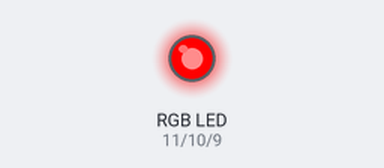
Bench run of a sketch on a simulated Arduino Uno, built with avr-gcc and run on an emulated ATmega328P. On the bench: an RGB LED mixed from three pins (HIGH = lit).

Above: at 0.05 s.
At 1.2 s:
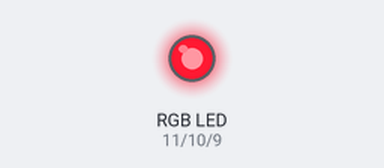
Timing chart, 0 to 3.0 s (numbered marks = the images above):
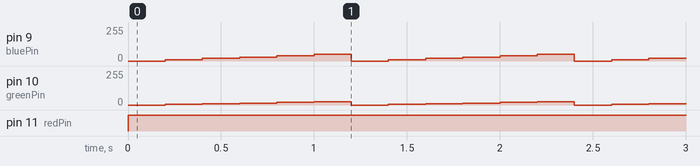

Measured:
- by itself, pin 9 (bluePin): repeats every 1.2 s: 20/255 0.20 s, 30/255 0.20 s, 40/255 0.20 s, 50/255 0.20 s, 0/255 0.20 s, 10/255 0.20 s
- by itself, pin 10 (greenPin): repeats every 1.2 s: 10/255 0.20 s, 15/255 0.20 s, 20/255 0.20 s, 25/255 0.20 s, 0/255 0.20 s, 5/255 0.20 s
- by itself, pin 11 (redPin): LOW → HIGH at 0.00 s

The sketch:

kresna_rgb_led.ino
```cpp
int redPin = 11;
int greenPin = 10;
int bluePin = 9;
//uncomment this line if using a Common Anode LED //#define COMMON_ANODE
void setup()
{
  pinMode(redPin, OUTPUT);
  pinMode(greenPin, OUTPUT);
  pinMode(bluePin, OUTPUT);
}
void loop() {
  setColor(255, 0, 0); // red
  delay(200);
  setColor(255, 5, 10); // green
  delay(200);
  setColor(255, 10, 20); // blue
  delay(200);
  setColor(255, 15, 30); // yellow
  delay(200);
  setColor(255, 20, 40); // purple
  delay(200);
  setColor(255, 25, 50); // aqua
  delay(200);
}
void setColor(int red, int green, int blue)
{
  #ifdef COMMON_ANODE
    red = 255 - red;
    green = 255 - green;
    blue = 255 - blue;
  #endif
  analogWrite(redPin, red);
  analogWrite(greenPin, green);
  analogWrite(bluePin, blue);
  }
```
